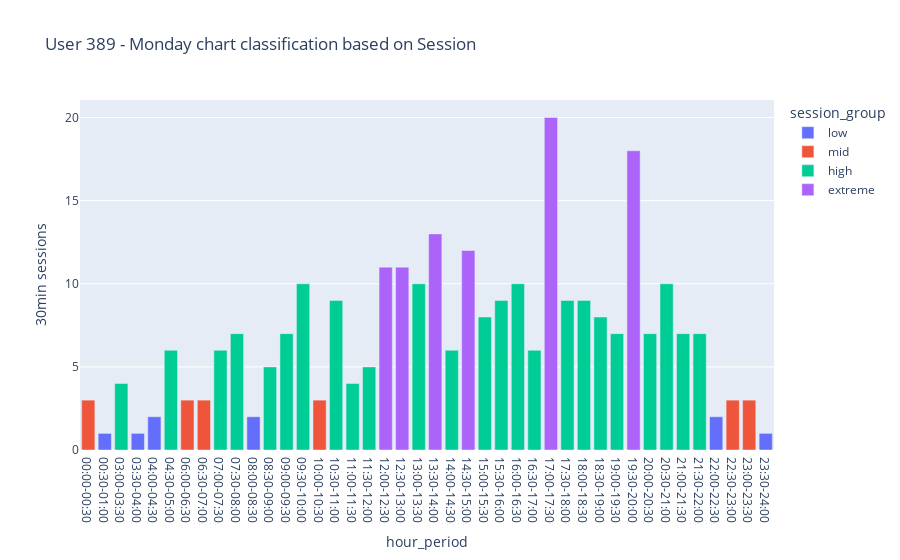

Notebook cell for this chart:
### Code cell
df_session_daily = df_duration.groupby(['user_id', 'day', 'hour_period'])['duration_min'].count().reset_index(name='30min sessions')
quantiles = df_session_daily['30min sessions'].quantile([.33, .66, .98, 1])


#labeling of groups
df_session_daily['session_group'] = 'extreme'
df_session_daily['session_group'][df_session_daily['30min sessions'] <= quantiles[.98]] = 'high'
df_session_daily['session_group'][df_session_daily['30min sessions'] <= quantiles[.66]] = 'mid'
df_session_daily['session_group'][df_session_daily['30min sessions'] <= quantiles[.33]] = 'low'
# df_session_daily[df_session_daily['user_id'] == 389].groupby(['day', 'session_group'])['30min sessions'].count().reset_index(name='Daily Sessions').head(10)

bar_chart_sessions_389 = df_session_daily[(df_session_daily['user_id'] == 389) & (df_session_daily['day'] == 'Monday')]

import plotly.express as px

# long_df = px.data.medals_long()

fig = px.bar(bar_chart_sessions_389, x='hour_period', y="30min sessions", color="session_group", category_orders={"hour_period":cats, 'session_group':['low', 'mid', 'high', 'extreme']}, title=f"User 389 - Monday chart classification based on Session")
fig.update_xaxes(categoryorder='category ascending')
fig.show()

### Figure 1 — Plotly figure (JSON) as saved in the notebook; plotly's stock layout.template omitted (floating-point values rounded to 4 significant figures)
{"data": [{"alignmentgroup": "True", "hovertemplate": "session_group=low<br>hour_period=%{x}<br>30min sessions=%{y}<extra></extra>", "legendgroup": "low", "marker": {"color": "#636efa", "pattern": {"shape": ""}}, "name": "low", "offsetgroup": "low", "orientation": "v", "showlegend": true, "textposition": "auto", "type": "bar", "x": ["00:30-01:00", "03:30-04:00", "04:00-04:30", "08:00-08:30", "22:00-22:30", "23:30-24:00"], "xaxis": "x", "y": [1, 1, 2, 2, 2, 1], "yaxis": "y"}, {"alignmentgroup": "True", "hovertemplate": "session_group=mid<br>hour_period=%{x}<br>30min sessions=%{y}<extra></extra>", "legendgroup": "mid", "marker": {"color": "#EF553B", "pattern": {"shape": ""}}, "name": "mid", "offsetgroup": "mid", "orientation": "v", "showlegend": true, "textposition": "auto", "type": "bar", "x": ["00:00-00:30", "06:00-06:30", "06:30-07:00", "10:00-10:30", "22:30-23:00", "23:00-23:30"], "xaxis": "x", "y": [3, 3, 3, 3, 3, 3], "yaxis": "y"}, {"alignmentgroup": "True", "hovertemplate": "session_group=high<br>hour_period=%{x}<br>30min sessions=%{y}<extra></extra>", "legendgroup": "high", "marker": {"color": "#00cc96", "pattern": {"shape": ""}}, "name": "high", "offsetgroup": "high", "orientation": "v", "showlegend": true, "textposition": "auto", "type": "bar", "x": ["03:00-03:30", "04:30-05:00", "07:00-07:30", "07:30-08:00", "08:30-09:00", "09:00-09:30", "09:30-10:00", "10:30-11:00", "11:00-11:30", "11:30-12:00", "13:00-13:30", "14:00-14:30", "15:00-15:30", "15:30-16:00", "16:00-16:30", "16:30-17:00", "17:30-18:00", "18:00-18:30", "18:30-19:00", "19:00-19:30", "20:00-20:30", "20:30-21:00", "21:00-21:30", "21:30-22:00"], "xaxis": "x", "y": [4, 6, 6, 7, 5, 7, 10, 9, 4, 5, 10, 6, 8, 9, 10, 6, 9, 9, 8, 7, 7, 10, 7, 7], "yaxis": "y"}, {"alignmentgroup": "True", "hovertemplate": "session_group=extreme<br>hour_period=%{x}<br>30min sessions=%{y}<extra></extra>", "legendgroup": "extreme", "marker": {"color": "#ab63fa", "pattern": {"shape": ""}}, "name": "extreme", "offsetgroup": "extreme", "orientation": "v", "showlegend": true, "textposition": "auto", "type": "bar", "x": ["12:00-12:30", "12:30-13:00", "13:30-14:00", "14:30-15:00", "17:00-17:30", "19:30-20:00"], "xaxis": "x", "y": [11, 11, 13, 12, 20, 18], "yaxis": "y"}], "layout": {"barmode": "relative", "legend": {"title": {"text": "session_group"}, "tracegroupgap": 0}, "title": {"text": "User 389 - Monday chart classification based on Session"}, "xaxis": {"anchor": "y", "categoryarray": ["00:00-01:00", "01:00-02:00", "02:00-03:00", "03:00-04:00", "04:00-05:00", "05:00-06:00", "06:00-07:00", "07:00-08:00", "08:00-09:00", "09:00-10:00", "10:00-11:00", "11:00-12:00", "12:00-13:00", "13:00-14:00", "14:00-15:00", "15:00-16:00", "16:00-17:00", "17:00-18:00", "18:00-19:00", "19:00-20:00", "20:00-21:00", "21:00-22:00", "22:00-23:00", "23:00-24:00"], "categoryorder": "category ascending", "domain": [0, 1], "title": {"text": "hour_period"}}, "yaxis": {"anchor": "x", "domain": [0, 1], "title": {"text": "30min sessions"}}}}
